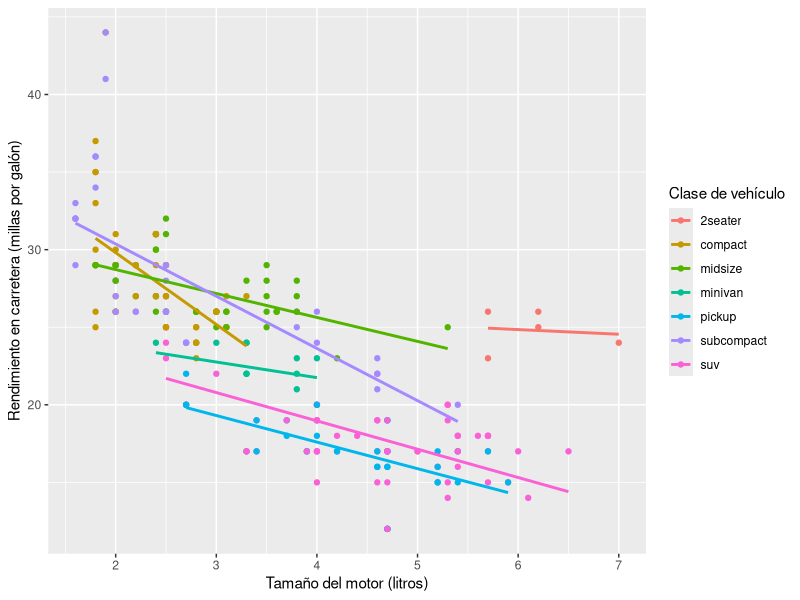
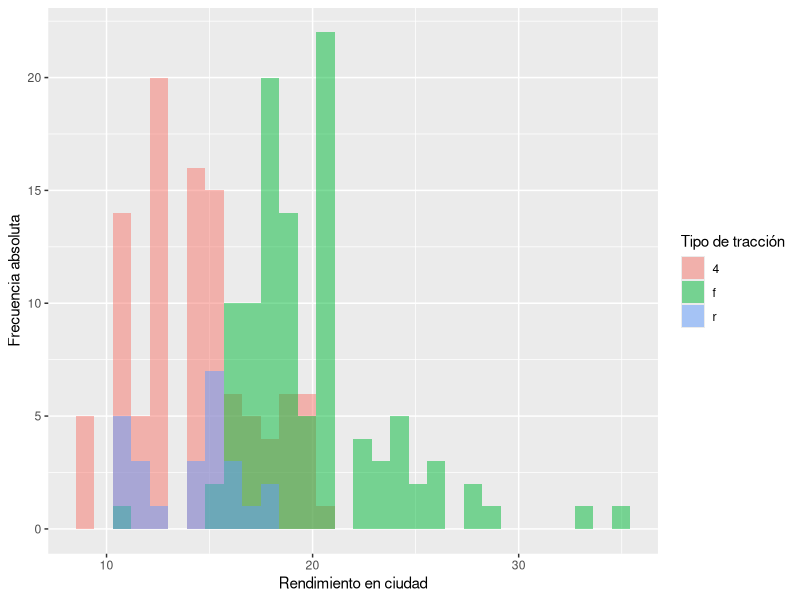
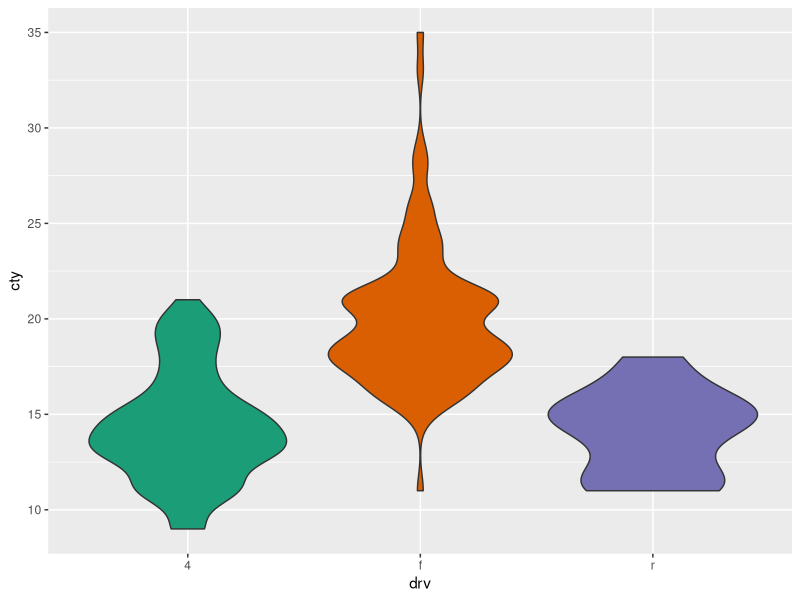

Write the R code that produced these figures, in order.
## ---- chunk 1
install.packages("tidyverse")
library(tidyverse)
mpg %>% glimpse
## ---- chunk 2
mpg %>% ggplot(aes(x = displ, y = hwy, color = class)) +
  geom_point() +
  geom_smooth(method = "lm", se = FALSE) +
  labs(
    x = "Tamaño del motor (litros)",
    y = "Rendimiento en carretera (millas por galón)",
    color = "Clase de vehículo")
## ---- chunk 3
ggplot(data = mpg, aes(x = cty)) +
  geom_histogram(aes(fill = drv), 
                 alpha = 0.5, 
                 position = "identity",
                 na.rm = TRUE) +
  labs(x = "Rendimiento en ciudad",
       y = "Frecuencia absoluta",
       fill = "Tipo de tracción")
## ---- chunk 4
mpg %>% ggplot(aes(x = drv, y = cty, fill = drv)) +
  geom_violin(show.legend = FALSE) + 
  scale_fill_brewer(palette = "Dark2")
